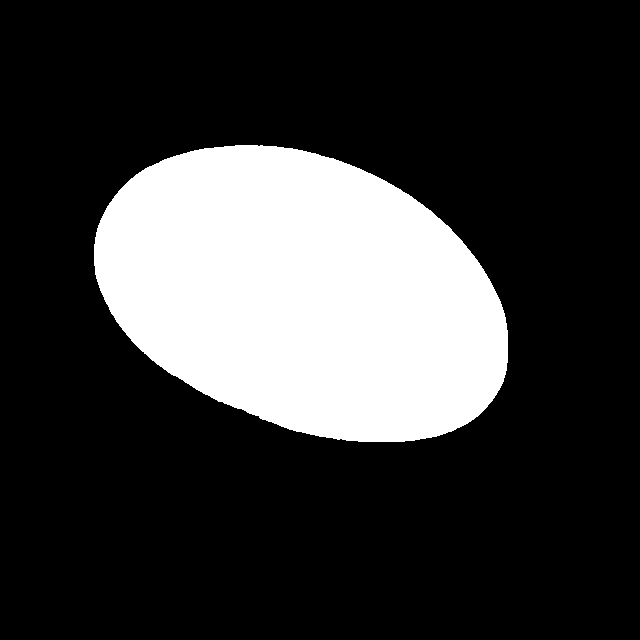
#> input picture TASK 1/masks/not_damaged_101_jpg.rf.479d12a2b41a5ec6d718dcdabd14b0c9_egg_1.png, 640 x 640 px
$ python -i 23_task2_experiment_02.py   (imports and definitions only)
#> lines starting #> are read from the running program, lines starting #| are printed output that depends on the picture; after the words box and inside, x2 and y2 are one past the last pixel; in counts of white or black regions, pixels touching at a corner belong together
#> further down, picture is the input picture: shape (640, 640, 3); 22.5% white; 1 white region, box (x1, y1, x2, y2) and area: (94, 145, 508, 442) 92312
from pathlib import Path
"""
Task 2 - Experiment 02
Classical Image Processing Segmentation

Experiment:
    Local Contrast Enhancement (CLAHE)
    +
    Adaptive Gaussian Thresholding
    +
    Morphological Cleanup
    +
    Connected Component Filtering

IMPORTANT:
- Uses ONLY the 88-image development split for experimentation.
- The 22-image evaluation split is never used for tuning.
- Task 1 masks are used ONLY as frozen pseudo-ground-truth for evaluation.
- Task 1 masks are NEVER passed into the segmentation algorithm.
"""

import os
import glob
import cv2
import numpy as np
import pandas as pd


# ============================================================
# CONFIGURATION
# ============================================================

PROJECT_ROOT = Path(os.environ.get("PROJECT_ROOT", Path(__file__).resolve().parent.parent.parent))

SPLIT_FILE = os.path.join(
    PROJECT_ROOT,
    "dataset_report",
    "final_split_assignments.csv"
)

TASK1_MASK_DIR = os.path.join(
    PROJECT_ROOT,
    "task1_gdino_sam",
    "masks"
)

OUTPUT_ROOT = os.path.join(
    PROJECT_ROOT,
    "task2_experiment_02"
)

MASK_OUTPUT_DIR = os.path.join(
    OUTPUT_ROOT,
    "masks"
)

VIS_OUTPUT_DIR = os.path.join(
    OUTPUT_ROOT,
    "visualizations"
)

REPORT_OUTPUT_DIR = os.path.join(
    OUTPUT_ROOT,
    "reports"
)


# ============================================================
# EXPERIMENT 02 PARAMETERS
# ============================================================

# CLAHE parameters
CLAHE_CLIP_LIMIT = 2.0
CLAHE_TILE_GRID_SIZE = (8, 8)

# Adaptive threshold parameters
ADAPTIVE_BLOCK_SIZE = 31
ADAPTIVE_C = 5

# Morphological cleanup
MORPH_KERNEL_SIZE = 5

# Connected-component filtering
MIN_AREA = 500
MAX_COMPONENTS = 6


# ============================================================
# EXPERIMENT CONTROL
# ============================================================

# Start with 10 development images.
#
# After inspecting the results, change this to False
# for the complete 88-image development run.
RUN_QUICK_TEST = True

QUICK_TEST_IMAGES = 10


# ============================================================
# CREATE DIRECTORIES
# ============================================================

# [3 lines not run here, left out]


# ============================================================
# LOAD LEAKAGE-AWARE SPLIT
# ============================================================

# [265 lines left out: functions load_split_assignments, find_image_column, find_split_column, get_development_images, load_task1_union_mask, not called in this run]


# ============================================================
# EXPERIMENT 02 SEGMENTATION
# ============================================================

def segment_egg(image):

    """
    Experiment 02:

        BGR
         ↓
        Grayscale
         ↓
        CLAHE
         ↓
        Adaptive Gaussian Threshold
         ↓
        Morphological Opening
         ↓
        Morphological Closing
         ↓
        Connected Components
         ↓
        Binary foreground mask

    No Task 1 information is used here.
    """

    # --------------------------------------------------------
    # 1. Convert to grayscale
    # --------------------------------------------------------

    gray = cv2.cvtColor(
        image,
        cv2.COLOR_BGR2GRAY
    )

    # --------------------------------------------------------
    # 2. Local contrast enhancement
    # --------------------------------------------------------

    clahe = cv2.createCLAHE(
        clipLimit=CLAHE_CLIP_LIMIT,
        tileGridSize=CLAHE_TILE_GRID_SIZE
    )

    enhanced = clahe.apply(gray)

    # --------------------------------------------------------
    # 3. Adaptive threshold
    # --------------------------------------------------------

    binary = cv2.adaptiveThreshold(
        enhanced,
        255,
        cv2.ADAPTIVE_THRESH_GAUSSIAN_C,
        cv2.THRESH_BINARY,
        ADAPTIVE_BLOCK_SIZE,
        ADAPTIVE_C
    )
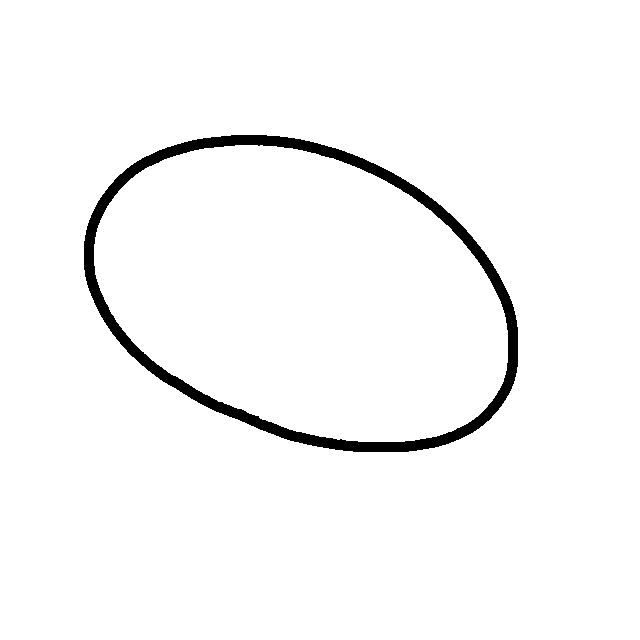
#> binary: shape (640, 640); 97.1% white; 1 black region, box (x1, y1, x2, y2) and area: (84, 135, 518, 452) 11894

    # --------------------------------------------------------
    # 4. Morphological cleanup
    # --------------------------------------------------------

    kernel = cv2.getStructuringElement(
        cv2.MORPH_ELLIPSE,
        (
            MORPH_KERNEL_SIZE,
            MORPH_KERNEL_SIZE
        )
    )

    # Remove small isolated noise
    cleaned = cv2.morphologyEx(
        binary,
        cv2.MORPH_OPEN,
        kernel
    )
#> cleaned: shape (640, 640); 97.1% white; 1 black region, box (x1, y1, x2, y2) and area: (84, 135, 518, 452) 11896

    # Fill small gaps
    cleaned = cv2.morphologyEx(
        cleaned,
        cv2.MORPH_CLOSE,
        kernel
    )
#> cleaned: shape (640, 640); 97.1% white; 1 black region, box (x1, y1, x2, y2) and area: (84, 135, 518, 452) 11892

    # --------------------------------------------------------
    # 5. Connected components
    # --------------------------------------------------------

    num_labels, labels, stats, centroids = (
        cv2.connectedComponentsWithStats(
            cleaned,
            connectivity=8
        )
    )
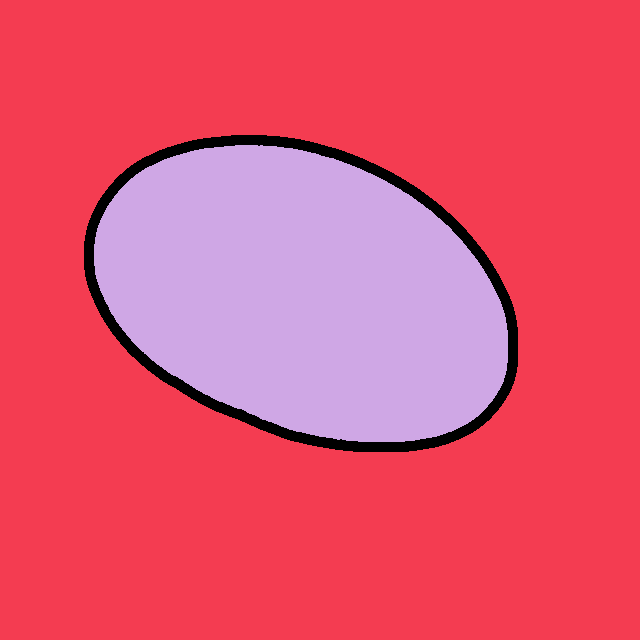
#> labels: shape (640, 640) int32; 3 distinct labels, from 0 to 2; one colour per label, 0 black
#> num_labels = 3; stats = [[84, 135, 434, 317, 11892], [0, 0, 640, 640, 305394], [94, 145, 414, 297, 92314]]; centroids = [[302.5, 294.1], [325.3, 328.4], [302.6, 293.5]]

    components = []

    for label in range(1, num_labels):

        area = stats[
            label,
            cv2.CC_STAT_AREA
        ]

        if area < MIN_AREA:
            continue

        x = stats[
            label,
            cv2.CC_STAT_LEFT
        ]

        y = stats[
            label,
            cv2.CC_STAT_TOP
        ]

        w = stats[
            label,
            cv2.CC_STAT_WIDTH
        ]

        h = stats[
            label,
            cv2.CC_STAT_HEIGHT
        ]

        components.append({
            "label": label,
            "area": area,
            "x": x,
            "y": y,
            "w": w,
            "h": h
        })
#> this loop made 2 passes
#> (area, x, y, w, h) on passes 1 to 2: (305394, 0, 0, 640, 640), (92314, 94, 145, 414, 297)
#> after the loop, components = 2 items

    # Sort by area
    components.sort(
        key=lambda x: x["area"],
        reverse=True
    )

    # Keep at most MAX_COMPONENTS
    components = components[
        :MAX_COMPONENTS
    ]

    final_mask = np.zeros_like(
        cleaned,
        dtype=np.uint8
    )

    for component in components:

        label = component["label"]

        final_mask[
            labels == label
        ] = 255
#> this loop made 2 passes
#> label on passes 1 to 2: 1, 2

    return final_mask


# ============================================================
# METRICS
# ============================================================

# [544 lines left out: functions calculate_metrics, create_visualization, save_mask, save_visualization, main, not called in this run]


# ============================================================
# ENTRY POINT
# ============================================================

# [2 lines not run here, left out]

>>> import cv2
>>> picture = cv2.imread('../../TASK 1/masks/not_damaged_101_jpg.rf.479d12a2b41a5ec6d718dcdabd14b0c9_egg_1.png')
>>> result = segment_egg(picture)

$ run again, on TASK 1/masks/not_damaged_109_jpg.rf.4d74eb94b1d03ebd3e7c442e58699304_egg_1.png
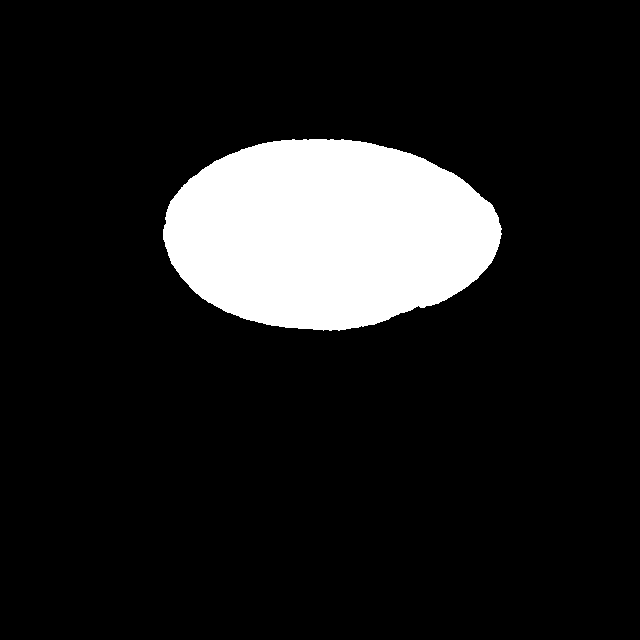
#> input picture TASK 1/masks/not_damaged_109_jpg.rf.4d74eb94b1d03ebd3e7c442e58699304_egg_1.png, 640 x 640 px
#> picture is the input picture: shape (640, 640, 3); 12.2% white; 1 white region, box (x1, y1, x2, y2) and area: (163, 139, 502, 331) 50037
#> in segment_egg, `binary = cv2.adaptiveThreshold( enhanced, 255, cv2.ADAPTIVE_THRESH_GAU..`:
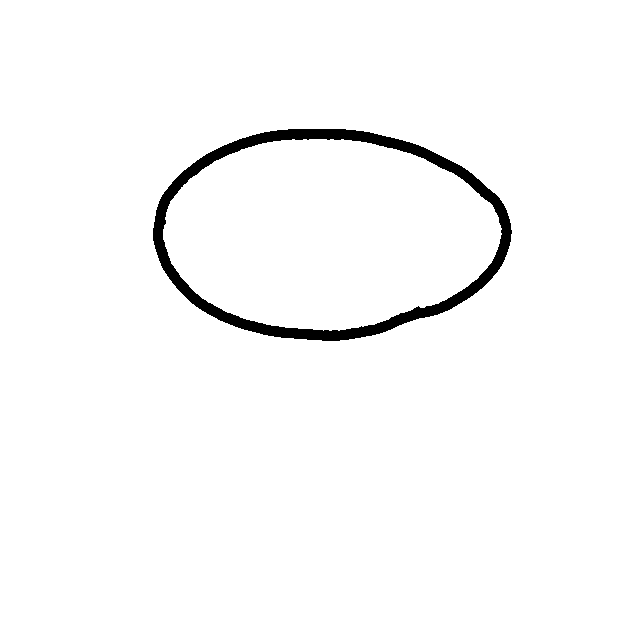
#> binary: shape (640, 640); 97.8% white; 1 black region, box (x1, y1, x2, y2) and area: (153, 129, 512, 341) 9038
#> in segment_egg, `num_labels, labels, stats, centroids = ( cv2.connectedComponentsWithSt..`:
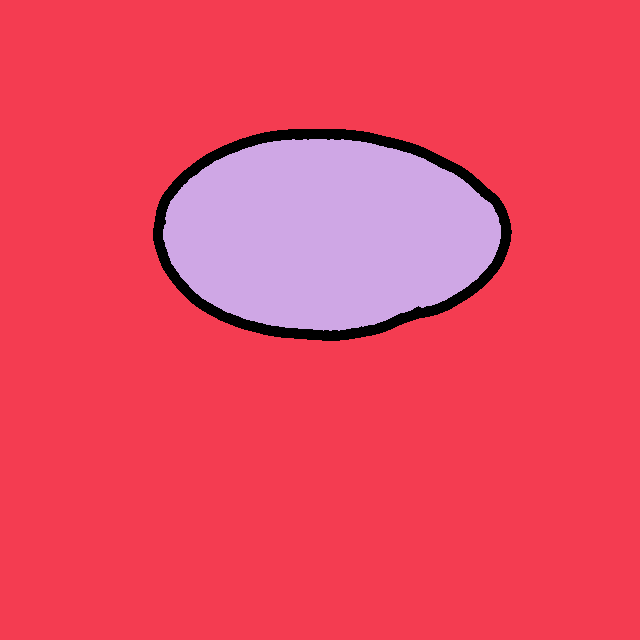
#> labels: shape (640, 640) int32; 3 distinct labels, from 0 to 2; one colour per label, 0 black
#> num_labels = 3; stats = [[153, 129, 359, 212, 9049], [0, 0, 640, 640, 350525], [163, 139, 338, 192, 50026]]; centroids = [[329.3, 233.5], [318.1, 334], [327.5, 233.4]]
#> the loop in segment_egg, `for label in range(1, num_labels): ` made 2 passes
#> (area, x, y, w, h) on passes 1 to 2: (350525, 0, 0, 640, 640), (50026, 163, 139, 338, 192)
#> after the loop in segment_egg, `for label in range(1, num_labels):`: components = 2 items
#> the loop in segment_egg, `for component in components: ` made 2 passes
#> label on passes 1 to 2: 1, 2

$ run again, on TASK 1/masks/not_damaged_111_jpg.rf.d56bdd5f452dfc3935b4d6962ed33309_egg_1.png
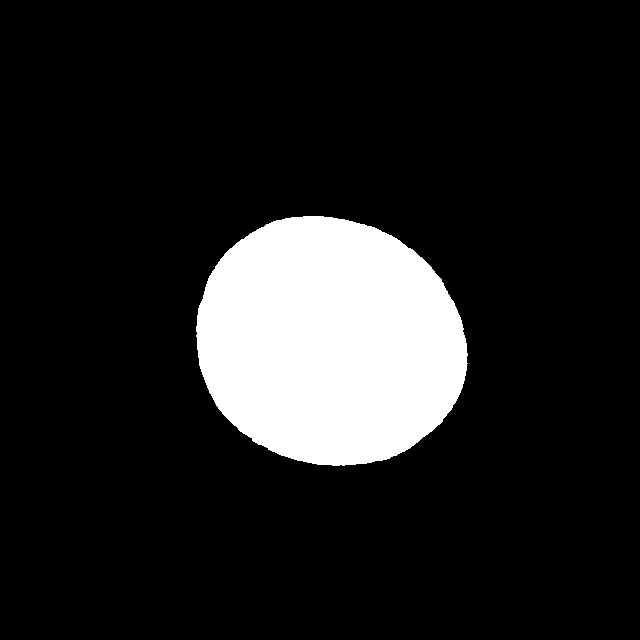
#> input picture TASK 1/masks/not_damaged_111_jpg.rf.d56bdd5f452dfc3935b4d6962ed33309_egg_1.png, 640 x 640 px
#> picture is the input picture: shape (640, 640, 3); 13% white; 1 white region, box (x1, y1, x2, y2) and area: (196, 216, 468, 466) 53245
#> in segment_egg, `binary = cv2.adaptiveThreshold( enhanced, 255, cv2.ADAPTIVE_THRESH_GAU..`:
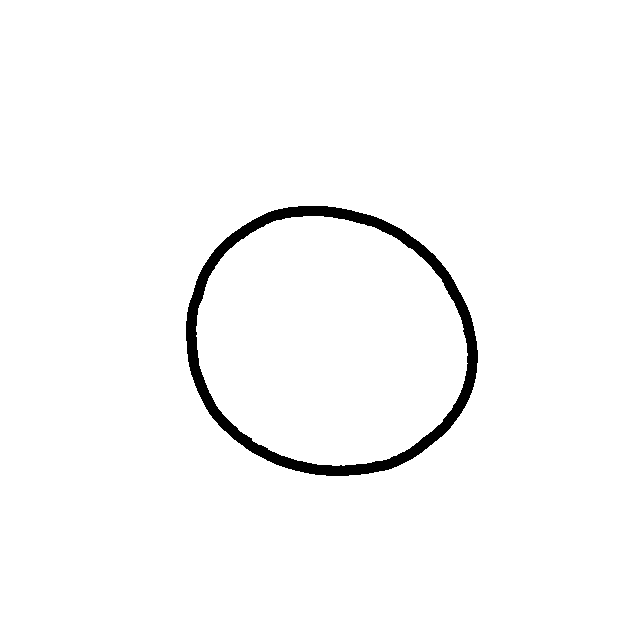
#> binary: shape (640, 640); 97.9% white; 1 black region, box (x1, y1, x2, y2) and area: (186, 206, 478, 476) 8786
#> in segment_egg, `num_labels, labels, stats, centroids = ( cv2.connectedComponentsWithSt..`:
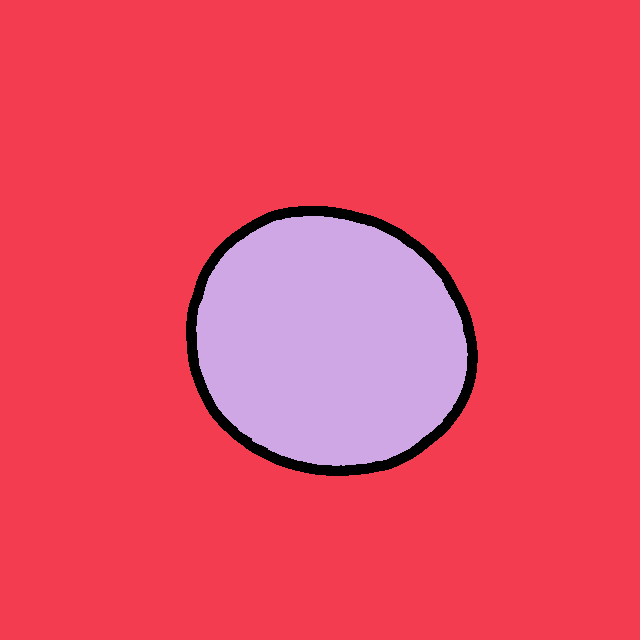
#> labels: shape (640, 640) int32; 3 distinct labels, from 0 to 2; one colour per label, 0 black
#> num_labels = 3; stats = [[186, 206, 292, 270, 8794], [0, 0, 640, 640, 347570], [196, 216, 272, 250, 53236]]; centroids = [[329.8, 341.5], [317.7, 315.6], [329.6, 341.4]]
#> the loop in segment_egg, `for label in range(1, num_labels): ` made 2 passes
#> (area, x, y, w, h) on passes 1 to 2: (347570, 0, 0, 640, 640), (53236, 196, 216, 272, 250)
#> after the loop in segment_egg, `for label in range(1, num_labels):`: components = 2 items
#> the loop in segment_egg, `for component in components: ` made 2 passes
#> label on passes 1 to 2: 1, 2

$ run again, on TASK 1/masks/not_damaged_114_jpg.rf.7ccf87a5610bafd963468463b2e2907c_egg_1.png
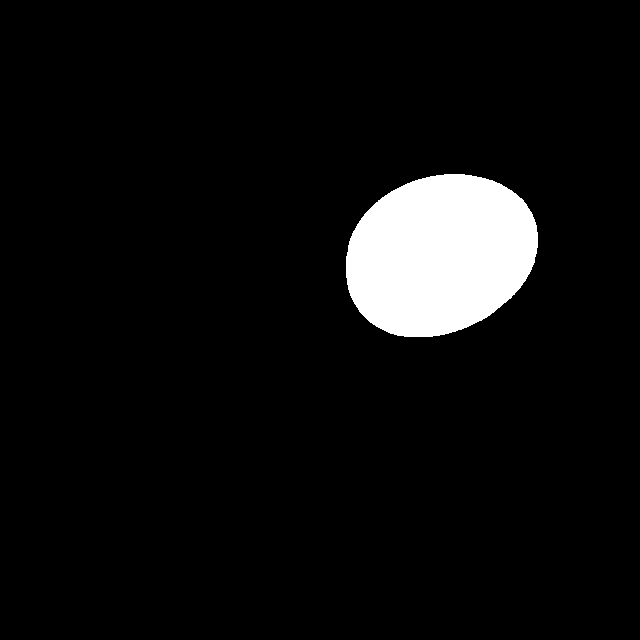
#> input picture TASK 1/masks/not_damaged_114_jpg.rf.7ccf87a5610bafd963468463b2e2907c_egg_1.png, 640 x 640 px
#> picture is the input picture: shape (640, 640, 3); 6% white; 1 white region, box (x1, y1, x2, y2) and area: (346, 174, 538, 337) 24435
#> in segment_egg, `binary = cv2.adaptiveThreshold( enhanced, 255, cv2.ADAPTIVE_THRESH_GAU..`:
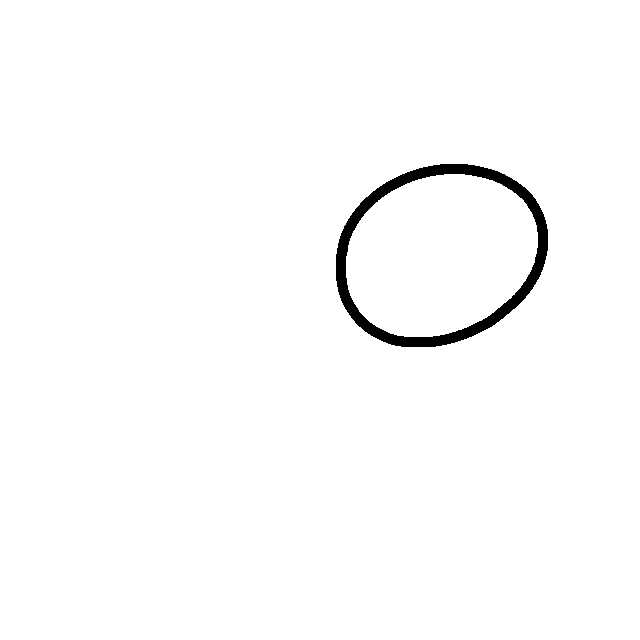
#> binary: shape (640, 640); 98.5% white; 1 black region, box (x1, y1, x2, y2) and area: (336, 164, 548, 347) 6064
#> in segment_egg, `num_labels, labels, stats, centroids = ( cv2.connectedComponentsWithSt..`:
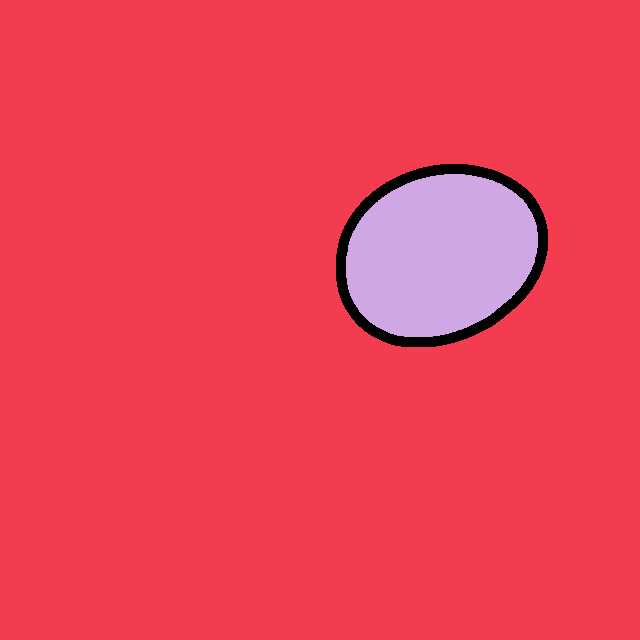
#> labels: shape (640, 640) int32; 3 distinct labels, from 0 to 2; one colour per label, 0 black
#> num_labels = 3; stats = [[336, 164, 212, 183, 6064], [0, 0, 640, 640, 379102], [346, 174, 192, 163, 24434]]; centroids = [[440, 254.4], [309.8, 324.7], [439.8, 254.4]]
#> the loop in segment_egg, `for label in range(1, num_labels): ` made 2 passes
#> (area, x, y, w, h) on passes 1 to 2: (379102, 0, 0, 640, 640), (24434, 346, 174, 192, 163)
#> after the loop in segment_egg, `for label in range(1, num_labels):`: components = 2 items
#> the loop in segment_egg, `for component in components: ` made 2 passes
#> label on passes 1 to 2: 1, 2
